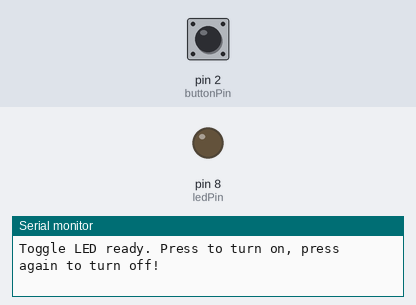
Simulated run of this sketch. Board: Arduino Mega 2560, built with avr-gcc and run on an emulated ATmega2560. Shown: output pins drawn as LEDs (lit = HIGH), the last lines printed to the serial monitor. Inputs (shaded band) come from the test bench; at power-on: pin 2 (buttonPin) LOW.

Above: at 1.2 s.
1.3 s: pin 2 (buttonPin) pulled HIGH for 0.15 s
At 2.2 s:
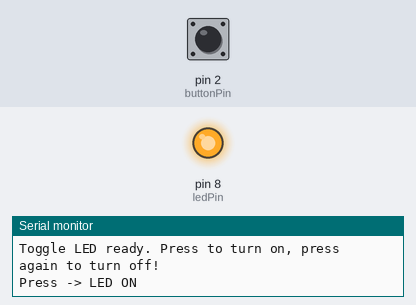
2.9 s: pin 2 (buttonPin) pulled HIGH for 1 s
At 3.5 s:
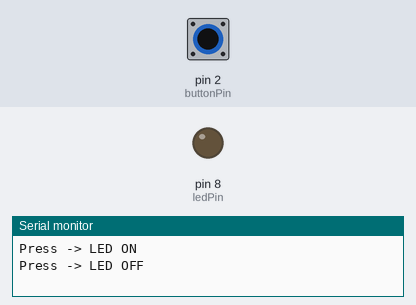
5.4 s: pin 2 (buttonPin) pulled HIGH for 3.2 s
At 6.7 s:
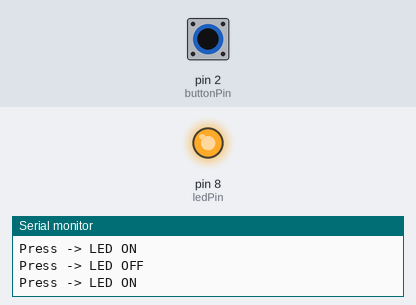
Timing chart, 0 to 8.4 s (numbered marks = the images above; inputs shaded):
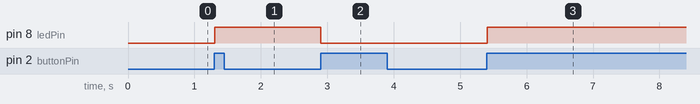

The sketch:

08_Button_Controlled_LED.ino
```cpp
/*
 * 08_Button_Controlled_LED
 * Your first INPUT project: until now the Arduino only TALKED (it drove
 * LEDs). Now it also LISTENS - it reads a push button and reacts, and it
 * NARRATES every change over Serial so .\scripts\monitor.ps1 shows it live.
 *
 * How it works:
 *   - Button on pin 2 with a 10k "pull-down" resistor to GND.
 *   - Not pressed: the 10k quietly ties pin 2 to GND -> reads LOW.
 *   - Pressed:     the button connects 5V to pin 2    -> reads HIGH.
 *   - Each press TOGGLES the LED on pin 8: on -> off -> on...
 *     (we catch the LOW->HIGH edge so one push = one flip).
 *
 * Wiring (Mega 2560):
 *   Button: one side  -> 5V
 *           other side -> pin 2  AND  through 10k resistor -> GND
 *   LED:    pin 8 -> 220 ohm -> LED long leg (+); short leg (-) -> GND
 *
 * Watch it:  .\scripts\upload.ps1 08_Button_Controlled_LED
 *            .\scripts\monitor.ps1
 */

int buttonPin = 2;       // push button input (10k pull-down to GND)
int ledPin    = 8;       // LED output
int lastState = LOW;     // the button reading from the previous loop
bool ledOn    = false;   // the LED's remembered on/off state (survives between presses)

void setup() {
  pinMode(buttonPin, INPUT);    // this pin LISTENS for a voltage
  pinMode(ledPin, OUTPUT);      // this pin DRIVES the LED
  Serial.begin(9600);           // open the serial link for the monitor
  Serial.println("Toggle LED ready. Press to turn on, press again to turn off!");
}

void loop() {
  int buttonState = digitalRead(buttonPin);   // HIGH when pressed, LOW when not

  // Detect the MOMENT of a press: the button just went from LOW to HIGH.
  if (buttonState == HIGH && lastState == LOW) {
    ledOn = !ledOn;                           // flip the remembered state
    digitalWrite(ledPin, ledOn ? HIGH : LOW); // apply it to the LED

    Serial.println(ledOn ? "Press -> LED ON" : "Press -> LED OFF");
    delay(50);                                // debounce: ignore contact bounce
  }

  lastState = buttonState;                    // remember for the next loop
  delay(10);
}
```

Measured:
- after the input at 1.3 s, pin 8 (ledPin): LOW → HIGH at once
- after the input at 2.9 s, pin 8 (ledPin): HIGH → LOW at once
- after the input at 5.4 s, pin 8 (ledPin): LOW → HIGH at once
